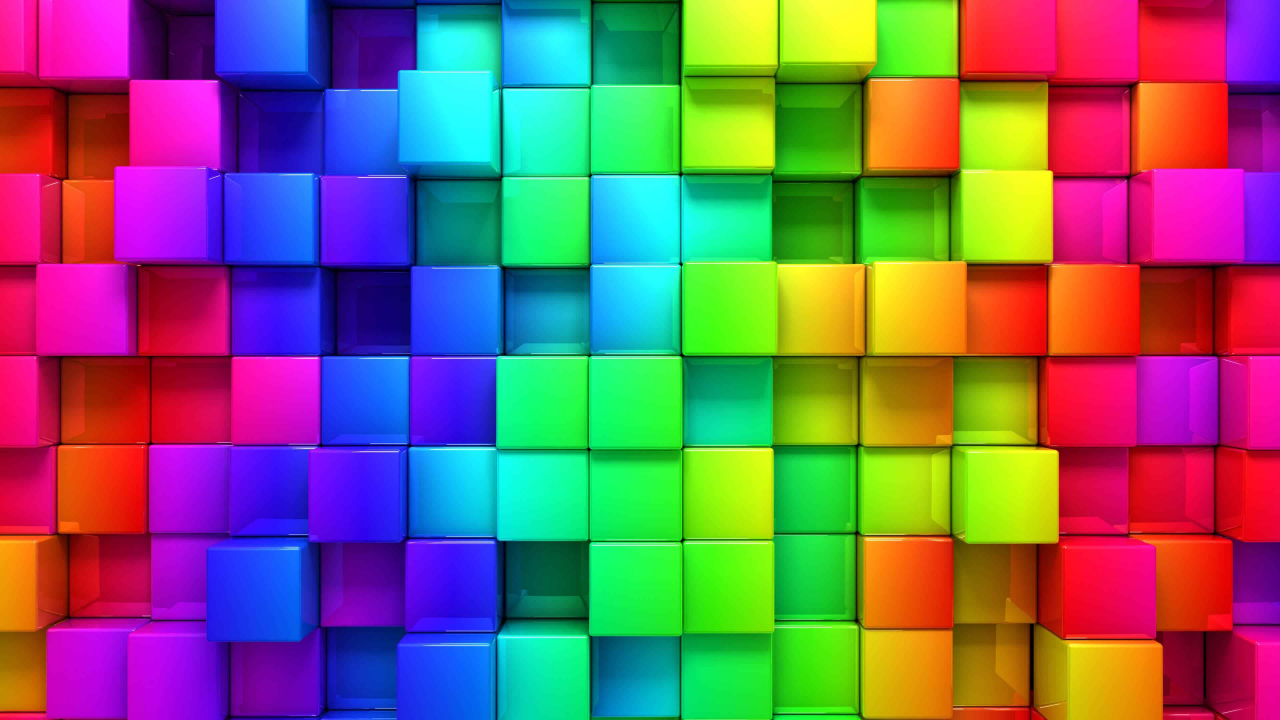
#> input picture colorimg.jpg, 3840 x 2160 px (shown at 1/3 size)
$ python colordetection.py
#> lines starting #> are read from the running program, lines starting #| are printed output that depends on the picture

import cv2
import pandas as pd

#image path
img_path = 'colorimg.jpg'
img=cv2.imread(img_path)
#> img is the input picture: shape (2160, 3840, 3); mean B, G, R 105.7, 100.8, 122.4

#csv file reading
index = ['color', 'color_name', 'hex', 'R', 'G', 'B']
CSV = pd.read_csv('colors.csv', names=index, header=None)
#> (reads colors.csv from the repository)

#reading image
img = cv2.imread(img_path)
img = cv2.resize(img, (1280,720))
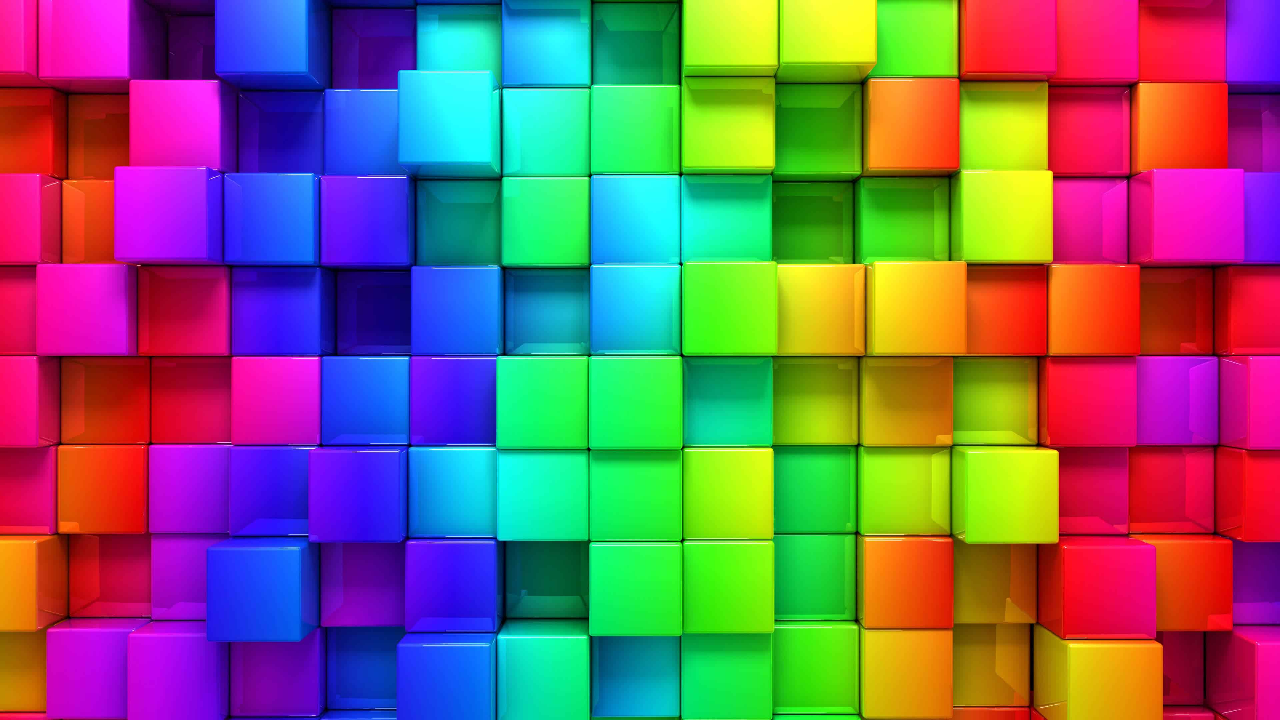
#> img: shape (720, 1280, 3); mean B, G, R 105.7, 100.8, 122.4

#false status unless clicked by Left Mouse Button
clicked = False

#getting R, G & B data from clicking, position on X-Y Plane
r = g = b = x_pos = y_pos = 0

#Defining function to get color name
def get_color_name(R,G,B):
	minimum = 10000                 # minimum threshold of intensity
	for i in range(len(CSV)):
		Dis = abs(R - int(CSV.loc[i,'R'])) + abs(G - int(CSV.loc[i,'G'])) + abs(B - int(CSV.loc[i,'B'])) # getting intensity value from image
		if Dis <= minimum:
			minimum = Dis
			cname = CSV.loc[i, 'color_name']                       # getting color name if intensity is less than threshold
	return cname

# Function to draw mouse cursor
def draw_function(event, x, y, flags, params):
	if event == cv2.EVENT_LBUTTONDBLCLK:
		global b, g, r, x_pos, y_pos, clicked
		clicked = True
		x_pos = x
		y_pos = y
		b,g,r = img[y,x]
		b = int(b)
		g = int(g)
		r = int(r)

cv2.namedWindow('image')
cv2.setMouseCallback('image', draw_function)

# Function to display color name
while True:
	cv2.imshow('image', img)
	if clicked:
		cv2.rectangle(img, (20,20), (700,60), (b,g,r), -1)
		text = get_color_name(r,g,b) + ' R=' + str(r) + ' G=' + str(g) + ' B=' + str(b)
		cv2.putText(img, text, (50,50), 2,0.8, (255,255,255),2,cv2.LINE_AA)
		if r+g+b >=600:
			cv2.putText(img, text, (50,50), 2,0.8, (0,0,0),2,cv2.LINE_AA)

			# press ESC to exit
	if cv2.waitKey(20) & 0xFF == 27:
#> (key Esc is pressed here)
		break
cv2.destroyAllWindows()
